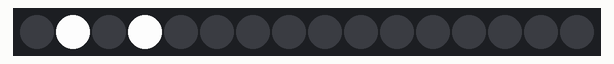
Simulated run of this sketch. Board: Arduino Uno, built with avr-gcc and run on an emulated ATmega328P. Shown: 16 RGB LEDs in strip order, left to right. Dim RGB values are drawn brighter than linear.

Above: at 1.1 s.
At 2.2 s:
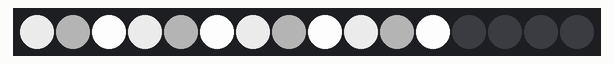
At 10.88 s:
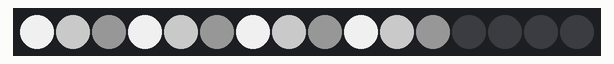
At 19.56 s:
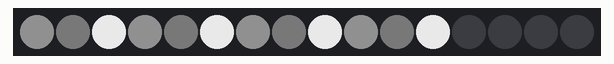
At 28.86 s:
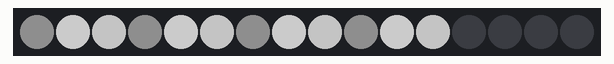
At 39.42 s:
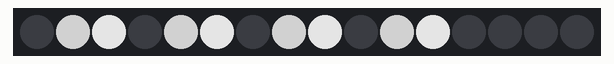

Measured:
- what the display in image 0 shows lasts 1.0 s, from 1.0 s to 2.0 s

The sketch:

TLCLCD_working_outboard.ino
```cpp
//with the tlcs first u set then after you are done setting you update for all

//of the leds in that turn

#include <SoftwareSerial.h>
#include "Tlc5940.h"
SoftwareSerial lcd(2, 3);
unsigned long number = 800;
void setup()
{
  Serial.begin(9600);  // start serial monitor serial
  lcd.begin(9600);  // start lcd serial
  lcd.write(0xFE);
  lcd.write(0x01);

   lcd.print("OMG");

   lcd.print(" this thing is working");


       Tlc.init();

    delay(1000);

  //Tlc.clear();
    Tlc.set(3, 4000);

    Tlc.set(1, 4000);

  Tlc.update();
  delay(1000);
   Tlc.set(3, 0);
    Tlc.set(6, 0);
    Tlc.set(1, 0);
    Tlc.set(5, 0);
   Tlc.clear();
}

float numberZ = 0;
int setValz;
void loop()
{


  Tlc.clear();


  //setValz = 4*numberZ +20;
    //Tlc.clear();
 lcd.write(0xFE);
  lcd.write(0x01);
  lcd.print((int)(2000*sin(40*numberZ)+2000));
  lcd.print(setValz);

  Tlc.set(0, (int)(2000*sin(40*numberZ-10)+2000));
  Tlc.set(1, (int)(1000*sin(56*numberZ)+1000));
  Tlc.set(2, (int)(2000*sin(10*numberZ-30)+2000));


  Tlc.set(3, (int)(2000*sin(40*numberZ-10)+2000));
  Tlc.set(4, (int)(1000*sin(56*numberZ)+1000));
  Tlc.set(5, (int)(2000*sin(10*numberZ-30)+2000));


  Tlc.set(6, (int)(2000*sin(40*numberZ-10)+2000));
  Tlc.set(7, (int)(1000*sin(56*numberZ)+1000));
  Tlc.set(8, (int)(2000*sin(10*numberZ-30)+2000));


  Tlc.set(9, (int)(2000*sin(40*numberZ-10)+2000));
  Tlc.set(10, (int)(1000*sin(56*numberZ)+1000));
  Tlc.set(11, (int)(2000*sin(10*numberZ-30)+2000));


  //Tlc.set(1,setValz);
  Tlc.update();


  numberZ+=.001;
  delay(20);

}
```
